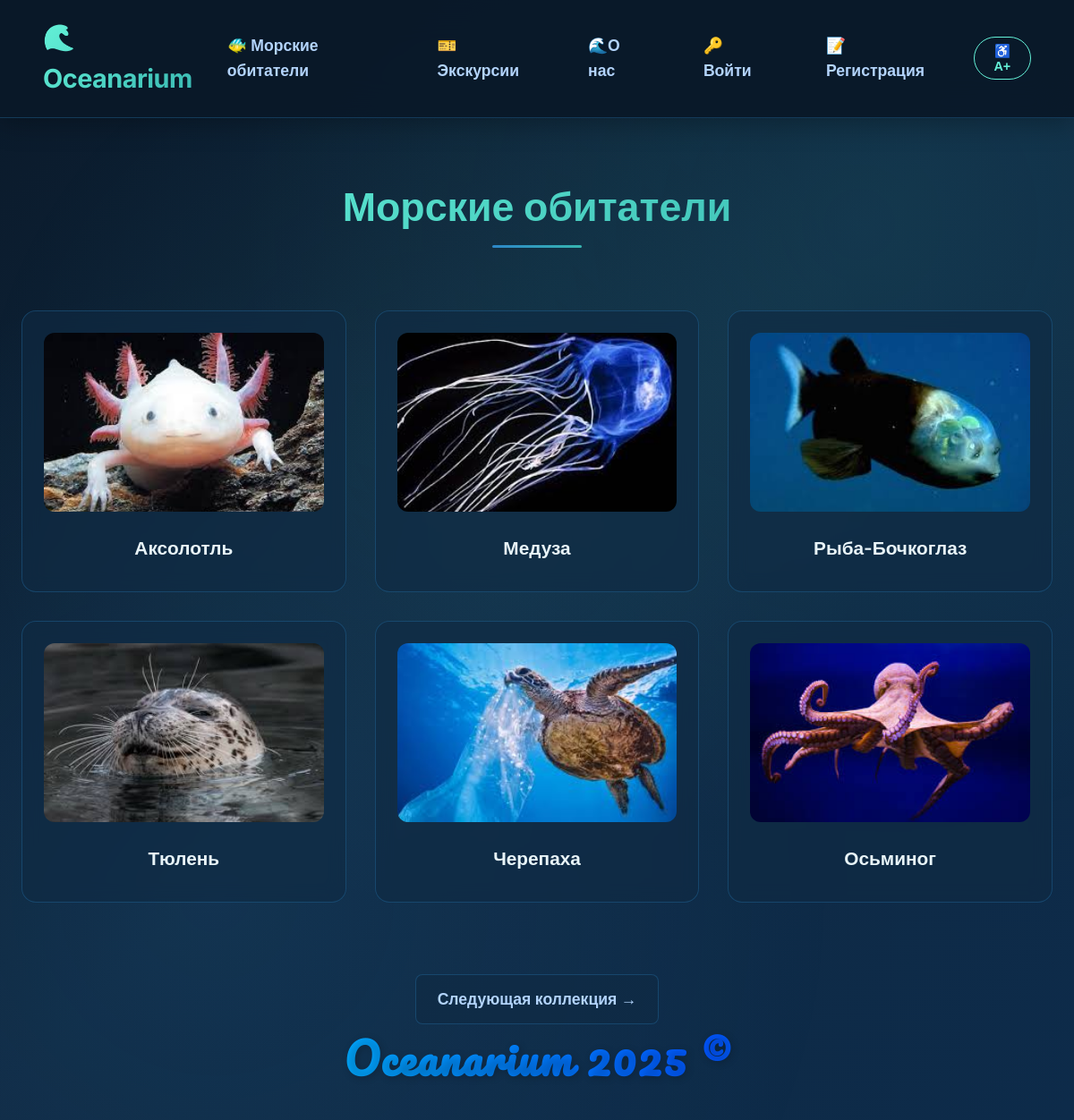
The page / on the database its author committed.
### animals/models.py (models this page shows, shortened)
class Animal(models.Model):
    name = models.CharField(max_length=100)
    species = models.CharField(max_length=100)
    description = models.TextField()
    image = models.ImageField(upload_to='animals/')
    habitat = models.CharField(max_length=100, blank=True)
    is_animal_of_the_day = models.BooleanField(default=False)

### animals/views.py (the view)
# urls.py: path('', views.animal_list, name='list'),
def animal_list(request):
    animals = Animal.objects.all()
    paginator = Paginator(animals, 6)
    page_number = request.GET.get('page')
    page_obj = paginator.get_page(page_number)
    return render(request, 'animals/animal_list.html', {'page_obj': page_obj})

### animals/templates/animals/animal_list.html (shortened to what this page needs)
{% extends "base.html" %}
{% block content %}
<h1 class="page-title">Морские обитатели</h1>
<div class="animal-list">
    {% for animal in page_obj %}
        <div class="animal-card" style="opacity: 0; transform: translateY(20px);">
            <a href="{% url 'animals:detail' animal.pk %}" style="text-decoration: none; color: inherit;">
                <img src="{{ animal.image.url }}" alt="{{ animal.name }}">
                <h3>{{ animal.name }}</h3>
            </a>
        </div>
    {% empty %}
        <p>Нет животных для отображения.</p>
    {% endfor %}
</div>
<div class="pagination">
    <a href="{% url 'animals:next_collection' %}" class="btn-next-collection">Следующая коллекция →</a>
</div>
<div class="footer-logo">Oceanarium 2025 ©</div>
{% endblock %}

### templates/base.html (shortened to what this page needs)
<!DOCTYPE html>
<html lang="ru">
<head>
    {% load static %}
    <link rel="stylesheet" href="{% static 'style.css' %}">
</head>
<body>
    <header>
        <div class="logo">🌊 Oceanarium</div>
        <nav>
            <a href="{% url 'animals:list' %}">🐠 Морские обитатели</a>
            <a href="{% url 'bookings:book_tour' %}">🎫 Экскурсии</a>
            <a href="{% url 'about' %}">🌊О нас</a>
                {% if user.is_authenticated %}
                 <a href="{% url 'users:profile' %}">👤Профиль</a>
                <span>👋 Добро пожаловать, {{ user.username }}</span>
                <a href="{% url 'users:logout' %}">🚪 Выйти</a>
            {% else %}
                <a href="{% url 'users:login' %}">🔑 Войти</a>
                <a href="{% url 'users:register' %}">📝 Регистрация</a>
            {% endif %}
            <button
            type="button"
            id="accessibility-toggle"
            class="accessibility-toggle"
            aria-pressed="false"
            title="Режим повышенной доступности (контраст + крупный шрифт)"
        >
            ♿ A+
        </button>
        </nav>
    </header>
    <main>
        {% block content %}{% endblock %}
    </main>
</body>
</html>
</body>
</html>

### static/style.css (style rules this page uses)
* { margin: 0; padding: 0; box-sizing: border-box; }
:root { --primary-dark: #0a1929; --secondary-dark: #102a43; --accent-blue: #2d87c8; --accent-teal: #36b5b0; --accent-light: #64f2d8; --text-primary: #e8f4f8; --text-secondary: #b3d4fc; --glass-bg: rgba(16, 42, 67, 0.6); --glass-border: rgba(45, 135, 200, 0.3); --shadow-glow: 0 0 20px rgba(45, 135, 200, 0.4); }
body { font-family: 'Inter', 'Poppins', sans-serif; background: linear-gradient(135deg, #0a1929 0%, #102a43 50%, #0d2b4a 100%); color: var(--text-primary); min-height: 100vh; line-height: 1.6; overflow-x: hidden; position: relative; }
body::before { content: ''; position: fixed; top: 0; left: 0; width: 100%; height: 100%; background-image: radial-gradient(circle at 20% 80%, rgba(45, 135, 200, 0.1) 0%, transparent 50%), radial-gradient(circle at 80% 20%, rgba(54, 181, 176, 0.1) 0%, transparent 50%), radial-gradient(circle at 40% 40%, rgba(100, 242, 216, 0.05) 0%, transparent 50%); z-index: -2; }
header { background: rgba(10, 25, 41, 0.95); backdrop-filter: blur(20px); border-bottom: 1px solid var(--glass-border); padding: 1.2rem 3rem; display: flex; justify-content: space-between; align-items: center; position: sticky; top: 0; z-index: 1000; box-shadow: 0 4px 30px rgba(0, 0, 0, 0.3); }
header .logo { font-size: 1.8rem; font-weight: 700; background: linear-gradient(135deg, var(--accent-light), var(--accent-teal)); -webkit-background-clip: text; -webkit-text-fill-color: transparent; background-clip: text; letter-spacing: -0.5px; }
header nav { display: flex; align-items: center; gap: 2rem; }
header nav a { color: var(--text-secondary); text-decoration: none; font-weight: 600; font-size: 1.1rem; padding: 0.7rem 1.2rem; border-radius: 8px; transition: all 0.3s ease; position: relative; overflow: hidden; }
header nav a::before { content: ''; position: absolute; bottom: 0; left: 0; width: 0; height: 2px; background: linear-gradient(90deg, var(--accent-light), var(--accent-teal)); transition: width 0.3s ease; }
main { max-width: 1200px; margin: 0 auto; padding: 2rem 1.5rem; animation: contentAppear 0.8s ease-out; }
.animal-list { display: grid; grid-template-columns: repeat(auto-fit, minmax(280px, 1fr)); gap: 2rem; padding: 2rem 0; }
.animal-card { background: var(--glass-bg); backdrop-filter: blur(10px); border: 1px solid var(--glass-border); border-radius: 16px; padding: 1.5rem; cursor: pointer; transition: all 0.4s ease; position: relative; overflow: hidden; transform: translateY(30px); opacity: 0; }
.animal-card::before { content: ''; position: absolute; top: 0; left: -100%; width: 100%; height: 100%; background: linear-gradient(90deg, transparent, rgba(100, 242, 216, 0.1), transparent); transition: left 0.6s ease; }
.animal-card img { width: 100%; height: 200px; object-fit: cover; border-radius: 12px; margin-bottom: 1rem; transition: transform 0.4s ease; }
.animal-card h3 { color: var(--text-primary); font-size: 1.3rem; font-weight: 600; margin-bottom: 0.5rem; text-align: center; }
.pagination { display: flex; justify-content: center; align-items: center; gap: 1rem; margin-top: 3rem; }
.pagination a { padding: 0.8rem 1.5rem; background: var(--glass-bg); border: 1px solid var(--glass-border); border-radius: 8px; color: var(--text-secondary); text-decoration: none; font-weight: 600; font-size: 1.1rem; transition: all 0.3s ease; }
.page-title { text-align: center; font-size: 2.8rem; margin: 2rem 0 3rem; background: linear-gradient(135deg, var(--accent-light), var(--accent-teal)); -webkit-background-clip: text; -webkit-text-fill-color: transparent; background-clip: text; position: relative; }
.page-title::after { content: ''; position: absolute; bottom: -10px; left: 50%; transform: translateX(-50%); width: 100px; height: 3px; background: linear-gradient(90deg, var(--accent-blue), var(--accent-teal)); border-radius: 2px; }
.footer-logo { font-family: 'Pacifico', cursive; font-size: 3rem; font-weight: bold; background: linear-gradient(90deg, #00f2ff, #0055ff, #00ffea, #0055ff); background-size: 200% 200%; -webkit-background-clip: text; -webkit-text-fill-color: transparent; text-shadow: 2px 2px 8px rgba(0,0,0,0.2); letter-spacing: 2px; display: block; text-align: center; margin: 0 auto; animation: gradientShift 5s ease infinite, glow 2s ease-in-out infinite alternate; transition: transform 0.3s ease; }

### rows shown on the page
Animal: image (picture), name "Аксолотль"
Animal: image (picture), name "Медуза"
Animal: image (picture), name "Рыба-Бочкоглаз"
Animal: image (picture), name "Тюлень"
Animal: image (picture), name "Черепаха"
Animal: image (picture), name "Осьминог"
